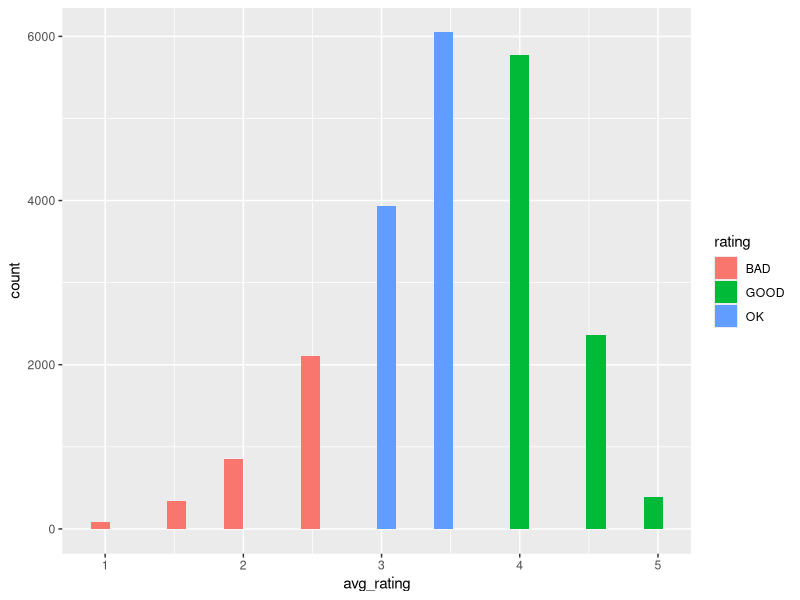
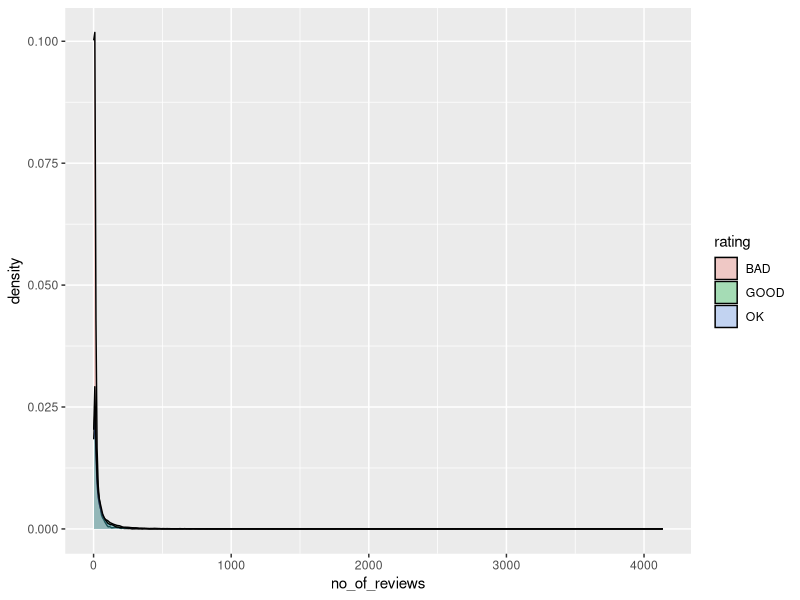
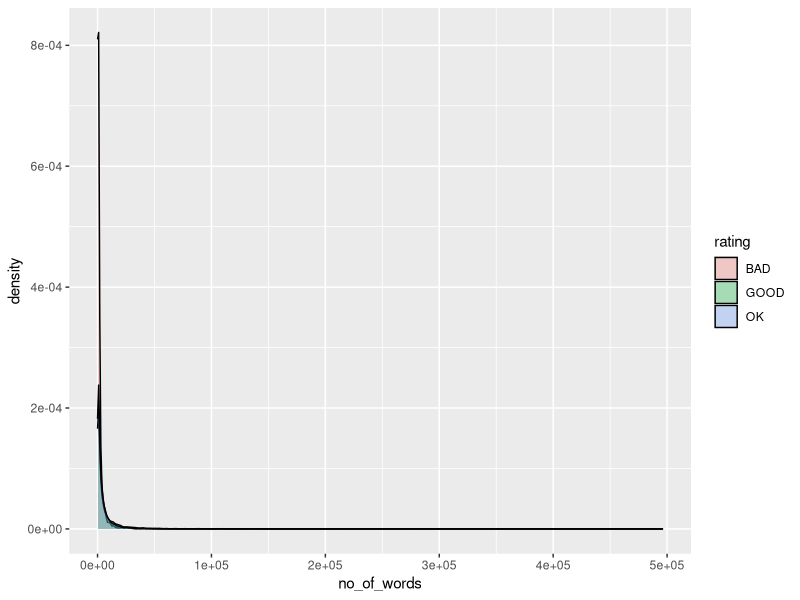
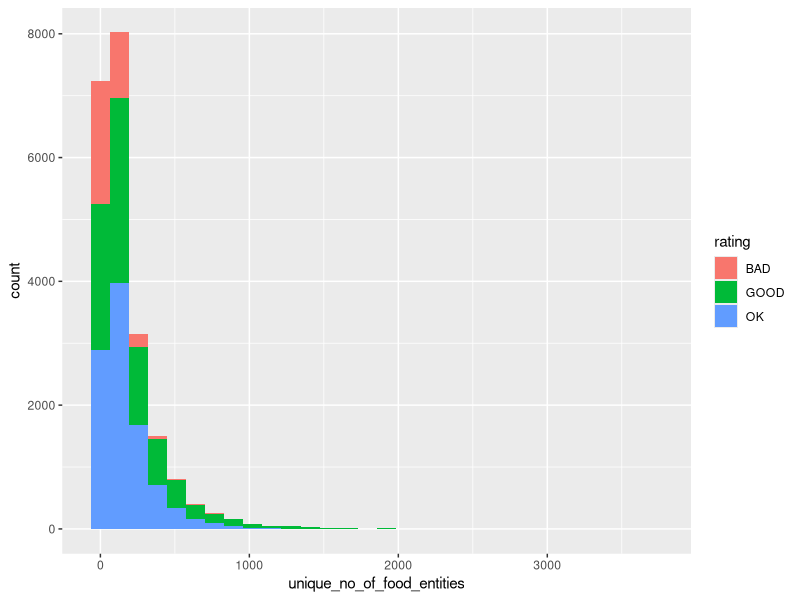
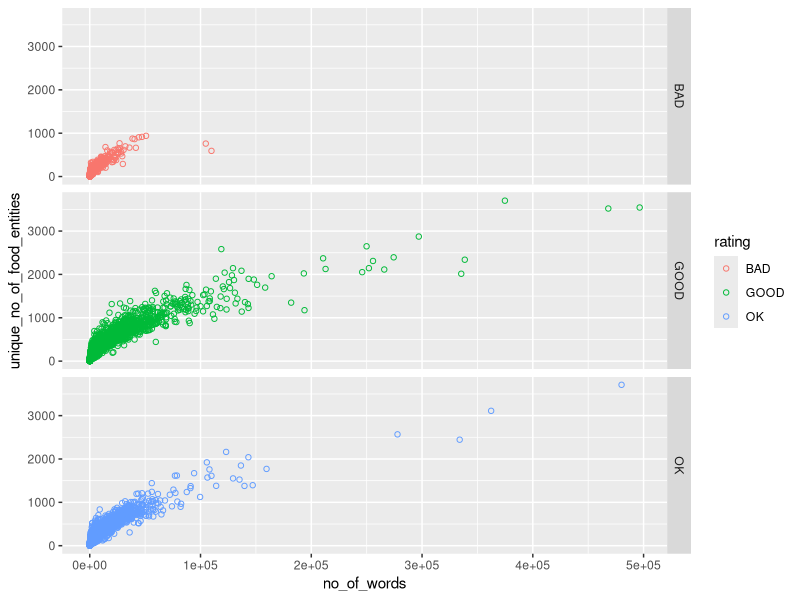
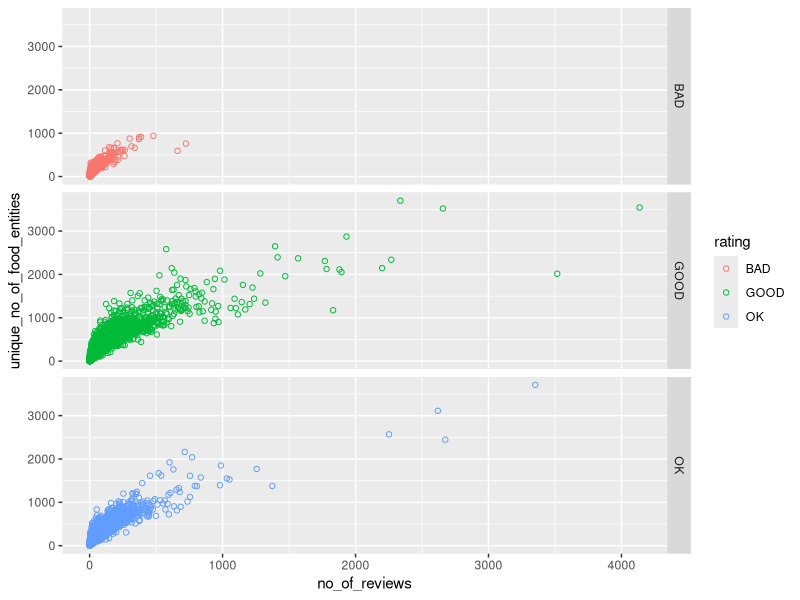
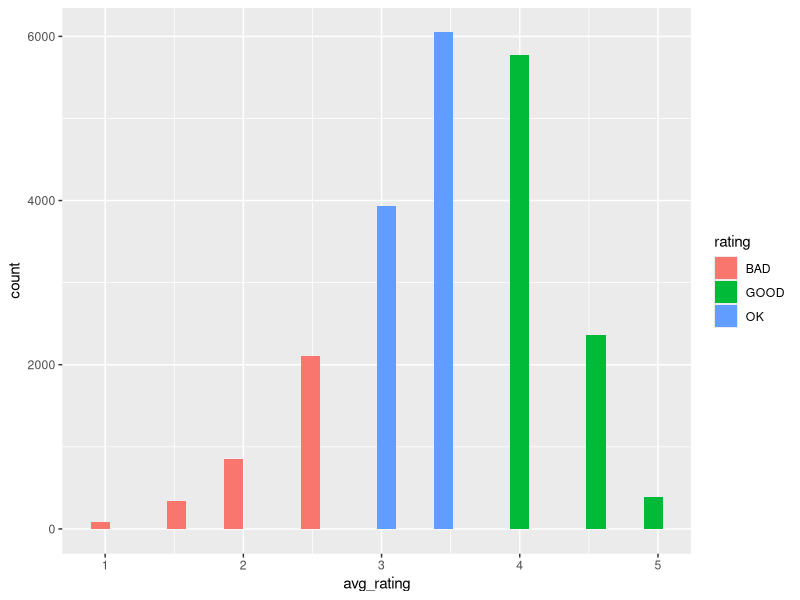
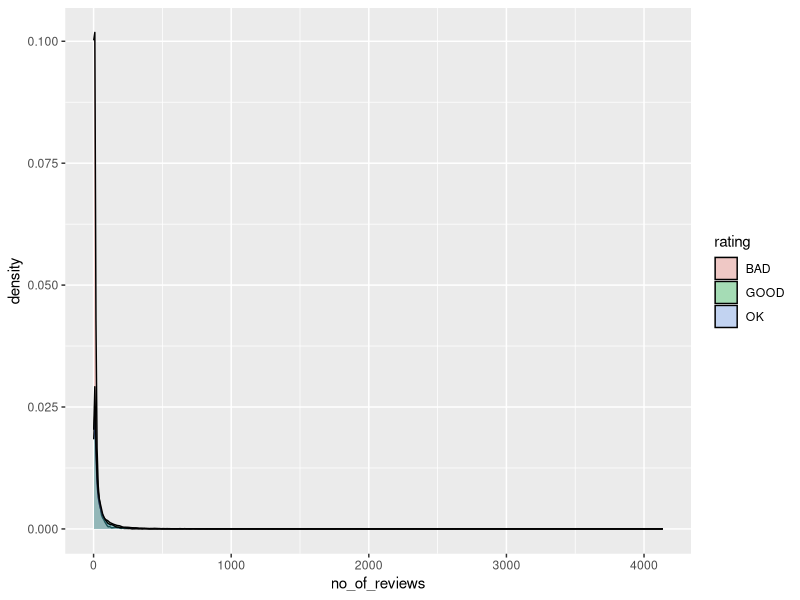

Recreate these plots in R, in order.

library(ggplot2)

setwd('/Users/jshankar/Dropbox/yelp_ml/')
df <- read.csv('finaldata.csv')
nr <- nrow(df)

df$no_of_words                <- as.integer(df$no_of_words)
df$no_of_reviews              <- as.integer(df$no_of_reviews)
df$unique_no_of_food_entities <- as.integer(df$unique_no_of_food_entities)
df$no_of_food_entities        <- as.integer(df$no_of_food_entities)
df$avg_rating                 <- as.numeric(df$avg_rating)

## group the restuarants with rating 
df$rating = rep(NA, nr)
for (i in 1:nr) {
  if (df$avg_rating[i] < 3) {
    df$rating[i] <- "BAD"
  } else if (df$avg_rating[i] < 4 ) {
    df$rating[i] <- "OK"
  } else {
    df$rating[i] <- "GOOD"
  }
}
df$rating <- as.factor(df$rating)
print (summary(df))

##avg_rating
ggplot(data=df, aes(x=avg_rating)) + geom_histogram(aes(fill=rating))
ggsave('avg-rating.png')

## no_of_reviews
ggplot(data=df, aes(x=no_of_reviews)) + geom_density(aes(fill=rating), alpha=0.3)
ggsave('no-of-reviews.png')

## no_of_words
ggplot(data=df, aes(x=no_of_words)) + geom_density(aes(fill=rating), alpha=0.3)
ggsave('no-of-words.png')

# unique_no_of_food_entities
ggplot(data=df, aes(x=unique_no_of_food_entities)) + geom_histogram(aes(fill=rating))
ggsave('unique-no-of-food-entities.png')

# no_of_words vs unique_no_of_food_entities
ggplot(data=df, aes(x=no_of_words, y = unique_no_of_food_entities)) + geom_point(aes(color=rating), shape=1) + facet_grid(rating ~ .) 
ggsave('no-of-words vs unique-no-of-food-entities.png')

# no_of_reviews vs unique_no_of_food_entities
ggplot(data=df, aes(x=no_of_reviews, y = unique_no_of_food_entities)) + geom_point(aes(color=rating), shape=1) + facet_grid(rating ~ .) 
ggsave('no-of-reviews vs unique-no-of-food-entities.png')


